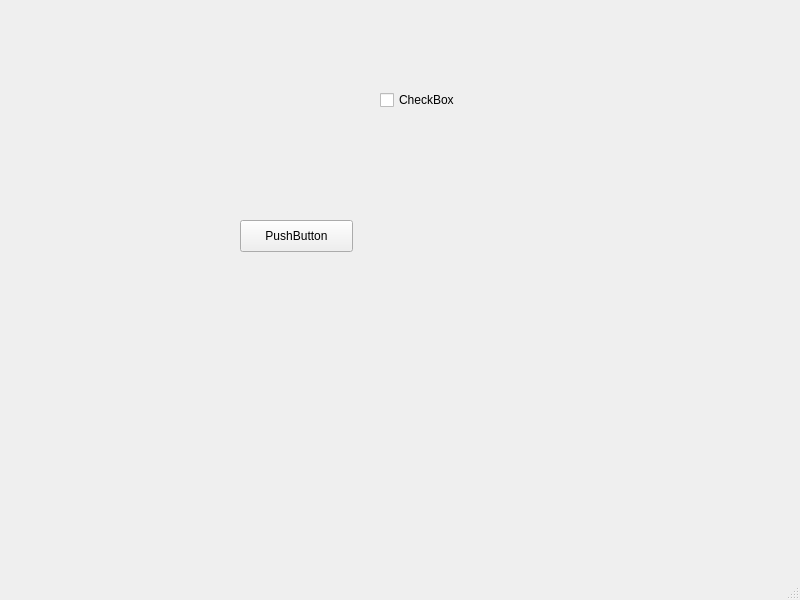
<?xml version="1.0" encoding="UTF-8"?>
<ui version="4.0">
 <class>MainWindow</class>
 <widget class="QMainWindow" name="MainWindow">
  <property name="geometry">
   <rect>
    <x>0</x>
    <y>0</y>
    <width>800</width>
    <height>600</height>
   </rect>
  </property>
  <property name="windowTitle">
   <string>MainWindow</string>
  </property>
  <widget class="QWidget" name="centralwidget">
   <widget class="QPushButton" name="pushButton">
    <property name="geometry">
     <rect>
      <x>240</x>
      <y>220</y>
      <width>113</width>
      <height>32</height>
     </rect>
    </property>
    <property name="text">
     <string>PushButton</string>
    </property>
   </widget>
   <widget class="QCheckBox" name="checkBox">
    <property name="geometry">
     <rect>
      <x>380</x>
      <y>90</y>
      <width>86</width>
      <height>20</height>
     </rect>
    </property>
    <property name="text">
     <string>CheckBox</string>
    </property>
   </widget>
  </widget>
  <widget class="QMenuBar" name="menubar">
   <property name="geometry">
    <rect>
     <x>0</x>
     <y>0</y>
     <width>800</width>
     <height>24</height>
    </rect>
   </property>
  </widget>
  <widget class="QStatusBar" name="statusbar"/>
 </widget>
 <resources/>
 <connections/>
</ui>
